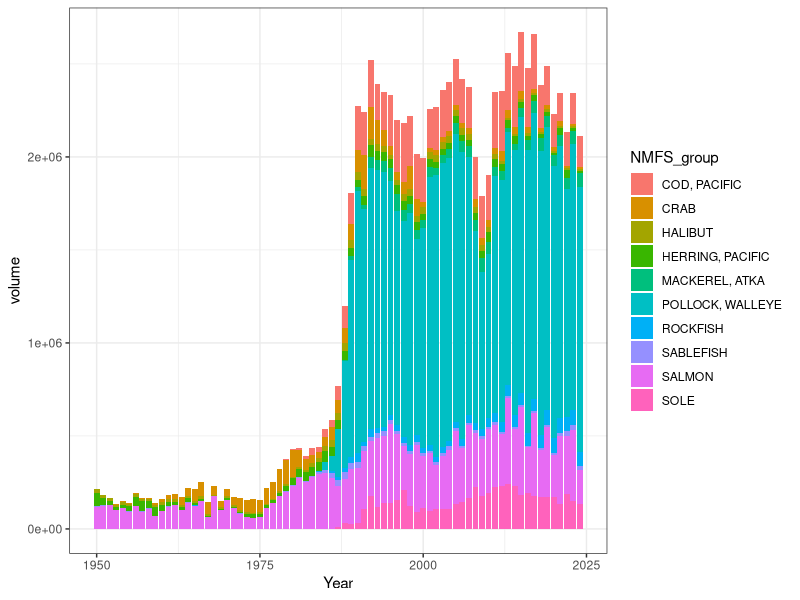
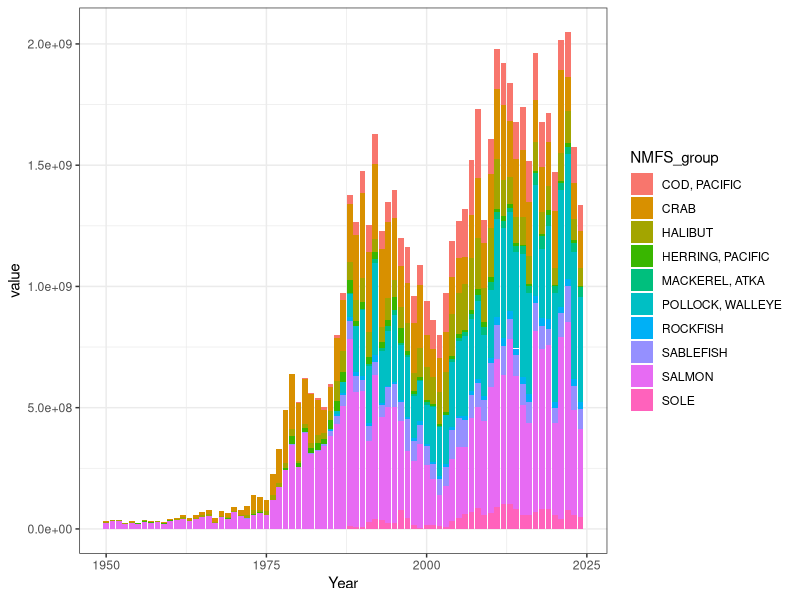
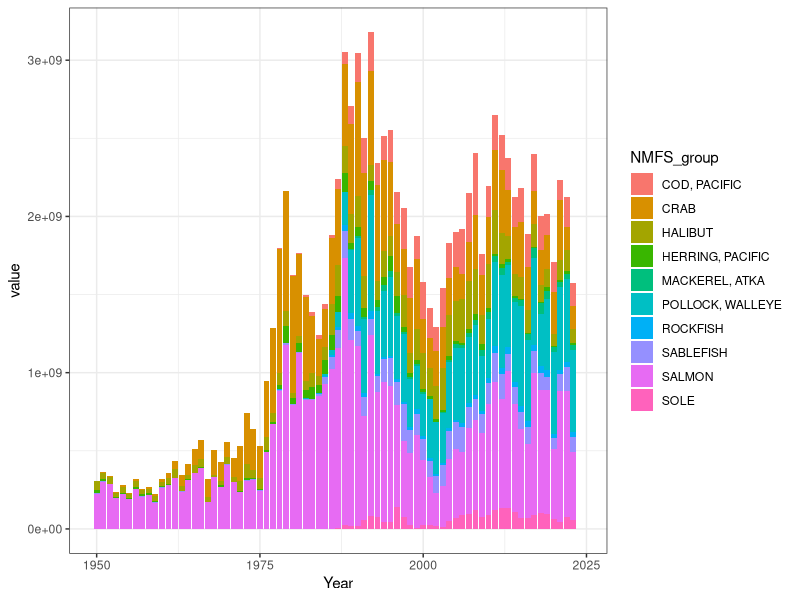
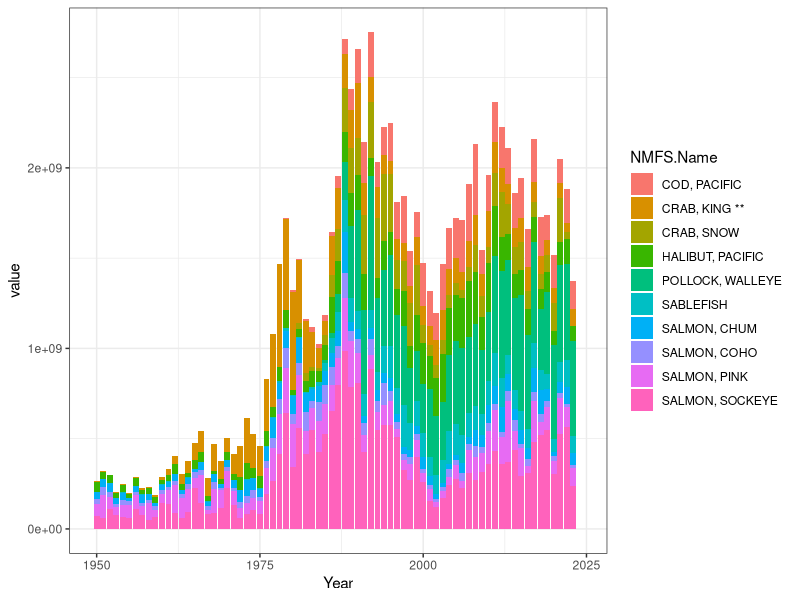
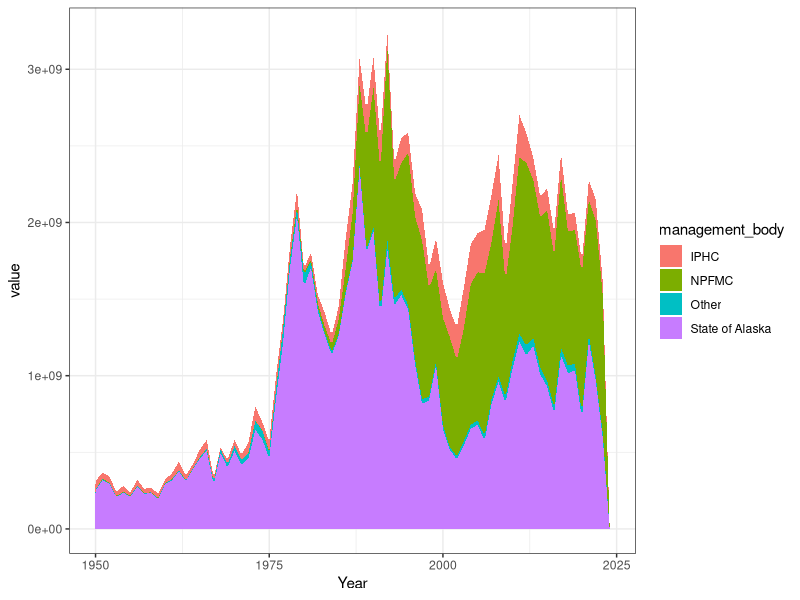

Reproduce these figures in R, in order.
#==catches in AK

dat<-read.csv("data/FOSS_landings_deflated.csv")
library(dplyr)
library(stringr)
library(ggplot2)
dat <- dat %>%
  mutate(
    NMFS_group = case_when(
      str_detect(NMFS.Name, regex("salmon", ignore_case = TRUE)) ~ "SALMON",
      str_detect(NMFS.Name, regex("crab", ignore_case = TRUE)) ~ "CRAB",
      str_detect(NMFS.Name, regex("rockfish", ignore_case = TRUE)) ~ "ROCKFISH",
      str_detect(NMFS.Name, regex("halibut", ignore_case = TRUE)) ~ "HALIBUT",
      str_detect(NMFS.Name, regex("sole", ignore_case = TRUE)) ~ "SOLE",
      str_detect(NMFS.Name, regex("shrimp", ignore_case = TRUE)) ~ "SHRIMP",
      TRUE ~ NMFS.Name
    )
  )


#==volume
top10 <- dat %>%
  group_by(NMFS_group) %>%
  summarise(volume = sum(Metric.Tons, na.rm = TRUE)) %>%
  arrange(desc(volume)) %>%
  slice_head(n = 10) %>%
  pull(NMFS_group)

dat %>%
  filter(NMFS_group %in% top10) %>%
  group_by(Year, NMFS_group) %>%
  summarise(volume = sum(Metric.Tons, na.rm = TRUE)) %>%
  ggplot(aes(Year, volume, fill = NMFS_group)) +
  geom_col() +
  theme_bw()

#==value
top10 <- dat %>%
  group_by(NMFS_group) %>%
  summarise(value = sum(Dollars, na.rm = TRUE)) %>%
  arrange(desc(value)) %>%
  slice_head(n = 10) %>%
  pull(NMFS_group)

dat %>%
  filter(NMFS_group %in% top10) %>%
  group_by(Year, NMFS_group) %>%
  summarise(value = sum(Dollars , na.rm = TRUE)) %>%
  ggplot(aes(Year, value, fill = NMFS_group)) +
  geom_col() +
  theme_bw()

top10 <- dat %>%
  group_by(NMFS_group) %>%
  summarise(value = sum(Deflated.Dollars, na.rm = TRUE)) %>%
  arrange(desc(value)) %>%
  slice_head(n = 10) %>%
  pull(NMFS_group)

dat %>%
  filter(NMFS_group %in% top10) %>%
  group_by(Year, NMFS_group) %>%
  summarise(value = sum(Deflated.Dollars , na.rm = TRUE)) %>%
  ggplot(aes(Year, value, fill = NMFS_group)) +
  geom_col() +
  theme_bw()

top10 <- dat %>%
  group_by(NMFS.Name) %>%
  summarise(value = sum(Deflated.Dollars, na.rm = TRUE)) %>%
  arrange(desc(value)) %>%
  slice_head(n = 10) %>%
  pull(NMFS.Name)

dat %>%
  filter(NMFS.Name %in% top10) %>%
  group_by(Year, NMFS.Name) %>%
  summarise(value = sum(Deflated.Dollars , na.rm = TRUE)) %>%
  ggplot(aes(Year, value, fill = NMFS.Name)) +
  geom_col() +
  theme_bw()

#==========================
# managing body
dat <- dat %>%
  mutate(
    management_body = case_when(
      
      str_detect(NMFS_group, "SALMON") ~ "State of Alaska",
      str_detect(NMFS_group, "HERRING") ~ "State of Alaska",
      
      str_detect(NMFS_group, "HALIBUT") ~ "IPHC",
      
      str_detect(NMFS_group, "CRAB") ~ "State of Alaska",
      
      str_detect(NMFS_group, "POLLOCK") ~ "NPFMC",
      str_detect(NMFS_group, "COD") ~ "NPFMC",
      str_detect(NMFS_group, "ROCKFISH") ~ "NPFMC",
      str_detect(NMFS_group, "SABLEFISH") ~ "NPFMC",
      str_detect(NMFS_group, "SOLE") ~ "NPFMC",
      str_detect(NMFS_group, "MACKEREL") ~ "NPFMC",
      
      TRUE ~ "Other"
    )
  )

#==change in value 'controlled' over time
dat %>%
  group_by(Year, management_body) %>%
  summarise(value = sum(Deflated.Dollars, na.rm = TRUE)) %>%
  ggplot(aes(Year, value, fill = management_body)) +
  geom_area(position = "stack") +
  theme_bw()
